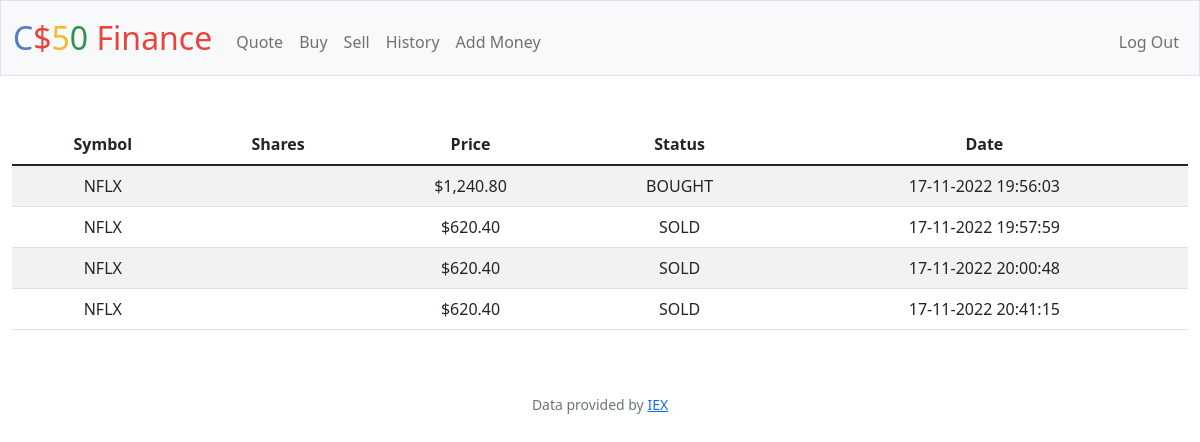
The page /history (signed in) on the database its author committed.
### tables this page shows
CREATE TABLE purchases (id INTEGER PRIMARY KEY AUTOINCREMENT UNIQUE  NOT NULL, person_id INTEGER, company_id INTEGER, shares INTEGER NOT NULL, date DATETIME, status text, FOREIGN KEY(person_id) REFERENCES users(id), FOREIGN KEY(company_id) REFERENCES company(id));

CREATE TABLE company(id INTEGER PRIMARY KEY AUTOINCREMENT UNIQUE NOT NULL, name TEXT NOT NULL UNIQUE, price NUMERIC NOT NULL, symbol TEXT UNIQUE NOT NULL);

### app.py (the view)
@app.route("/history")
@login_required
def history():
    company_info = db.execute(
        "SELECT symbol, shares, shares * price,status, date FROM purchases JOIN company ON purchases.company_id = company.id WHERE person_id = ?", session["user_id"])
    for info in company_info:
        info["money_transacted"] = usd(info["shares * price"])
    return render_template("history.html", company_info=company_info)

### app.py (called while the page is built)
@app.after_request
def after_request(response):
    response.headers["Cache-Control"] = "no-cache, no-store, must-revalidate"
    response.headers["Expires"] = 0
    response.headers["Pragma"] = "no-cache"
    return response

### helpers.py (called while the page is built)
def login_required(f):
    @wraps(f)
    def decorated_function(*args, **kwargs):
        if session.get("user_id") is None:
            return redirect("/login")
        return f(*args, **kwargs)
    return decorated_function

def usd(value):
    return f"${value:,.2f}"

### templates/history.html (shortened to what this page needs)
{% extends "layout.html" %}
{% block main %}
<form action="/" method="get">
    <table class="table table-striped">
        <thead>
            <tr>
                <th>Symbol</th>
                <th>Shares</th>
                <th>Price</th>
                <th>Status</th>
                <th>Date</th>
            </tr>
        </thead>
        <tbody>
            {% for info in company_info %}
            <tr>
                <td>{{ info["symbol"] }}</td>
                <td>{{ info["(shares)"] }}</td>
                <td>{{ info["money_transacted"] }}</td>
                <td>{{ info["status"] }}</td>
                <td>{{ info["date"] }}</td>
            </tr>
            {% endfor %}
        </tbody>
    </table>
</form>
{% endblock %}

### rows shown on the page
purchases: symbol "NFLX", money_transacted "$1,240.80", status "BOUGHT", date "17-11-2022 19:56:03"
purchases: symbol "NFLX", money_transacted "$620.40", status "SOLD", date "17-11-2022 19:57:59"
purchases: symbol "NFLX", money_transacted "$620.40", status "SOLD", date "17-11-2022 20:00:48"
purchases: symbol "NFLX", money_transacted "$620.40", status "SOLD", date "17-11-2022 20:41:15"
